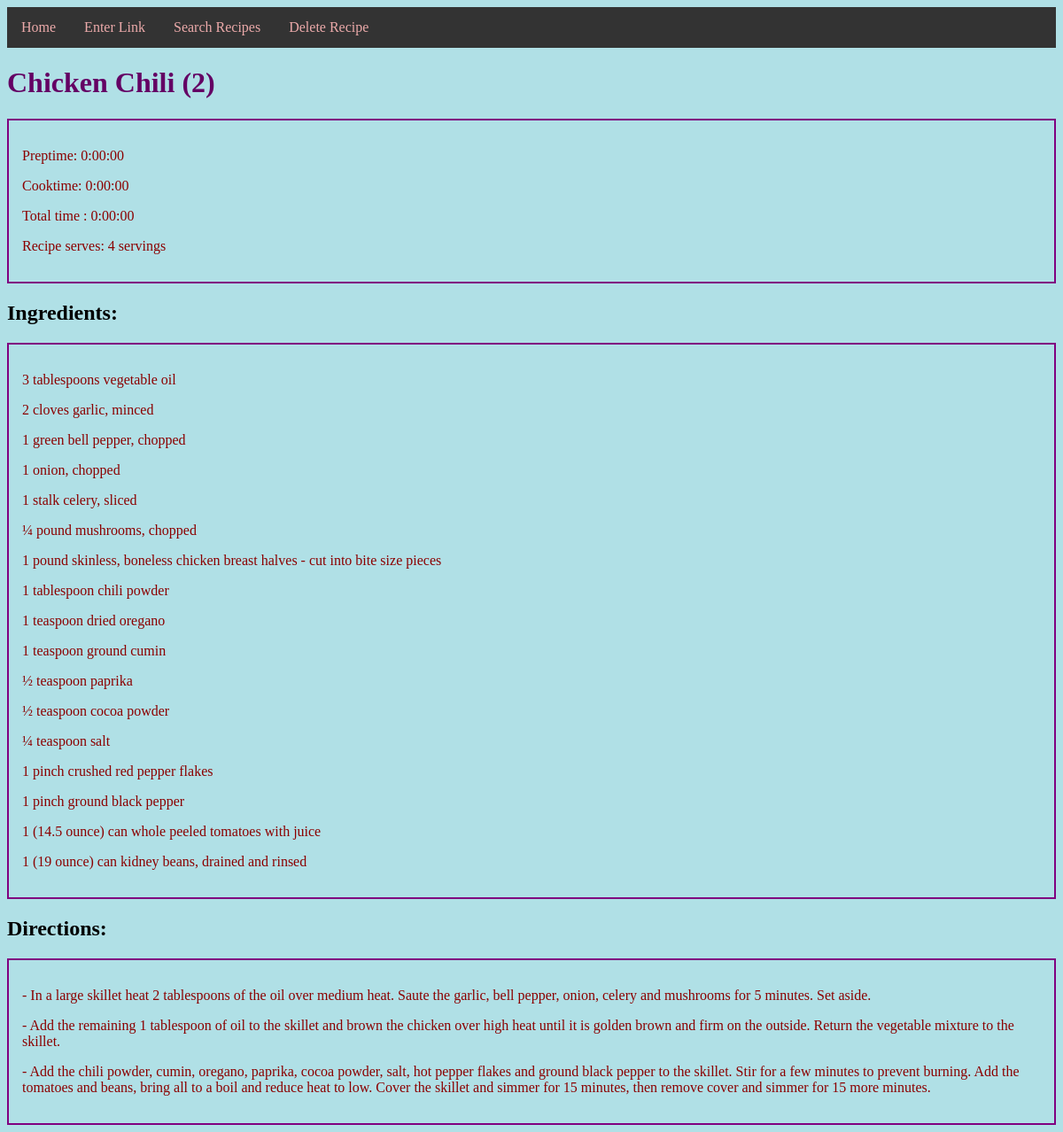
The app's page /showrecipe/2 with its own data.
### recipeapp/models.py (models this page shows, shortened)
class Recipe(db.Model):
    __tablename__ = 'recipes'
    id = db.Column(db.Integer, primary_key=True)
    title = db.Column(db.String(), nullable = False)
    source = db.Column(db.String())
    preptime = db.Column(db.Interval())
    cooktime = db.Column(db.Interval())
    totaltime = db.Column(db.Interval())
    serves = db.Column(db.String(30))
    directions = db.relationship('Directions', backref = 'recipe', cascade="all, delete-orphan")
    ingredients = db.relationship('Ingredient', backref = 'recipe', cascade="all, delete-orphan")

class Ingredient(db.Model):
    __tablename__ = 'ingredients'
    id = db.Column(db.Integer, primary_key=True)
    line = db.Column(db.String())
    recipe_id = db.Column(db.Integer, db.ForeignKey('recipes.id'))
    def __repr__(self):
        return f'{self.line}'

class Directions(db.Model):
    __tablename__ = 'directions'
    id = db.Column(db.Integer, primary_key=True)
    line = db.Column(db.String())
    recipe_id = db.Column(db.Integer, db.ForeignKey('recipes.id'))
    def __repr__(self):
        return f'{self.line}'

### recipeapp/routes.py (the view)
@app.route('/showrecipe/<id>', methods=['POST', 'GET'])
def showrecipe(id):
    recipe_id = id
    recipe = Recipe.query.get(recipe_id)
    return render_template('showrecipe.html', recipe=recipe)

### recipeapp/templates/showrecipe.html
{% extends 'layout.html' %}
{% block content %}
    <h1>{{ recipe.title }} ({{ recipe.id }})</h1>
      <div class=container>
        <p>Preptime:  {{ recipe.preptime }}</p>
        <p>Cooktime:  {{ recipe.cooktime }}</p>
        <p>Total time : {{ recipe.totaltime }}</p>
        <p>Recipe serves:  {{ recipe.serves }}</p>
      </div>
    <h2>Ingredients:</h2>
      <div class=container>
        {% for line in recipe.ingredients %}
          <p> {{ line }}</p>
        {% endfor %}
      </div>
    <h2>Directions:</h2>
      <div class=container>
        {% for line in recipe.directions %}
          <p>-  {{ line }}</p>
        {% endfor %}
      </div>
{% endblock content %}

### recipeapp/static/css/main.css (style rules this page uses)
body { background-color: powderblue; }
h1 { color: rgb(100, 1, 100); }
p { color: darkred; }
.container { border-style: solid; border-width: 2px; border-color: purple; padding: 15px; }

### records on screen
Recipe: title "Chicken Chili", id "2", preptime "0:00:00", cooktime "0:00:00", totaltime "0:00:00", serves "4 servings"
Ingredient: line "3 tablespoons vegetable oil"
Ingredient: line "2 cloves garlic, minced"
Ingredient: line "1 green bell pepper, chopped"
Ingredient: line "1 onion, chopped"
Ingredient: line "1 stalk celery, sliced"
Ingredient: line "¼ pound mushrooms, chopped"
Ingredient: line "1 pound skinless, boneless chicken breast halves - cut into bite size pieces"
Ingredient: line "1 tablespoon chili powder"
Ingredient: line "1 teaspoon dried oregano"
Ingredient: line "1 teaspoon ground cumin"
Ingredient: line "½ teaspoon paprika"
Ingredient: line "½ teaspoon cocoa powder"
Ingredient: line "¼ teaspoon salt"
Ingredient: line "1 pinch crushed red pepper flakes"
Ingredient: line "1 pinch ground black pepper"
Ingredient: line "1 (14.5 ounce) can whole peeled tomatoes with juice"
Ingredient: line "1 (19 ounce) can kidney beans, drained and rinsed"
Directions: line "In a large skillet heat 2 tablespoons of the oil over medium heat. Saute the garlic, bell pepper, onion, celery and mushrooms for 5 minutes. Set aside."
Directions: line "Add the remaining 1 tablespoon of oil to the skillet and brown the chicken over high heat until it is golden brown and firm on the outside. Return the vegetable mixture to the skillet."
Directions: line "Add the chili powder, cumin, oregano, paprika, cocoa powder, salt, hot pepper flakes and ground black pepper to the skillet. Stir for a few minutes to prevent burning. Add the tomatoes and beans, bring all to a boil and reduce heat to low. Cover the skillet and simmer for 15 minutes, then remove cover and simmer for 15 more minutes."
